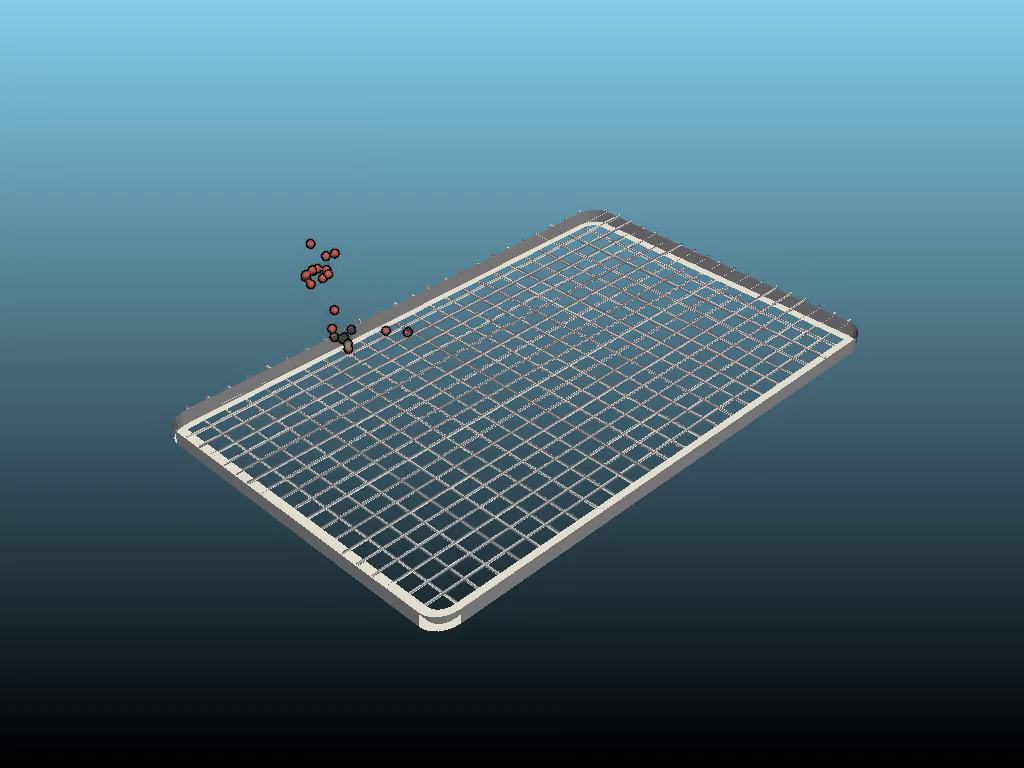
#> input picture frame 100 of simba/3D/Test.mp4, 1024 x 768 px
$ python next_clahe.py
#> lines starting #> are read from the running program, lines starting #| are printed output that depends on the picture
import cv2
import os
import numpy as np
import glob
most_recent_folder = max(glob.glob(os.path.join(os.curdir, '*/')), key=os.path.getmtime)

print('Applying Clahe to all the videos found in directory: ',os.getcwd())
filesFound = []

########### FIND MP4 FILES ###########
for i in os.listdir(most_recent_folder):
    if i.__contains__(".mp4"):
        filesFound.append(i)
os.chdir(most_recent_folder)
print('Videos found: ',filesFound)
for i in filesFound:
    currentVideo = i
    fileName, fileEnding = currentVideo.split('.', 2)
    saveName = str('CLAHE_') + str(fileName) + str('.avi')
    cap = cv2.VideoCapture(currentVideo)
    imageWidth = int(cap.get(3))
    imageHeight = int(cap.get(4))
    fps = cap.get(cv2.CAP_PROP_FPS)
    fourcc = cv2.VideoWriter_fourcc(*'XVID')
    out = cv2.VideoWriter(saveName, fourcc, fps, (imageWidth, imageHeight), 0)
    while True:
        ret, image = cap.read()
#> image is the input picture: shape (768, 1024, 3); mean B, G, R 119.3, 105.7, 73.9
        if ret == True:
            im = cv2.cvtColor(image, cv2.COLOR_BGR2GRAY)
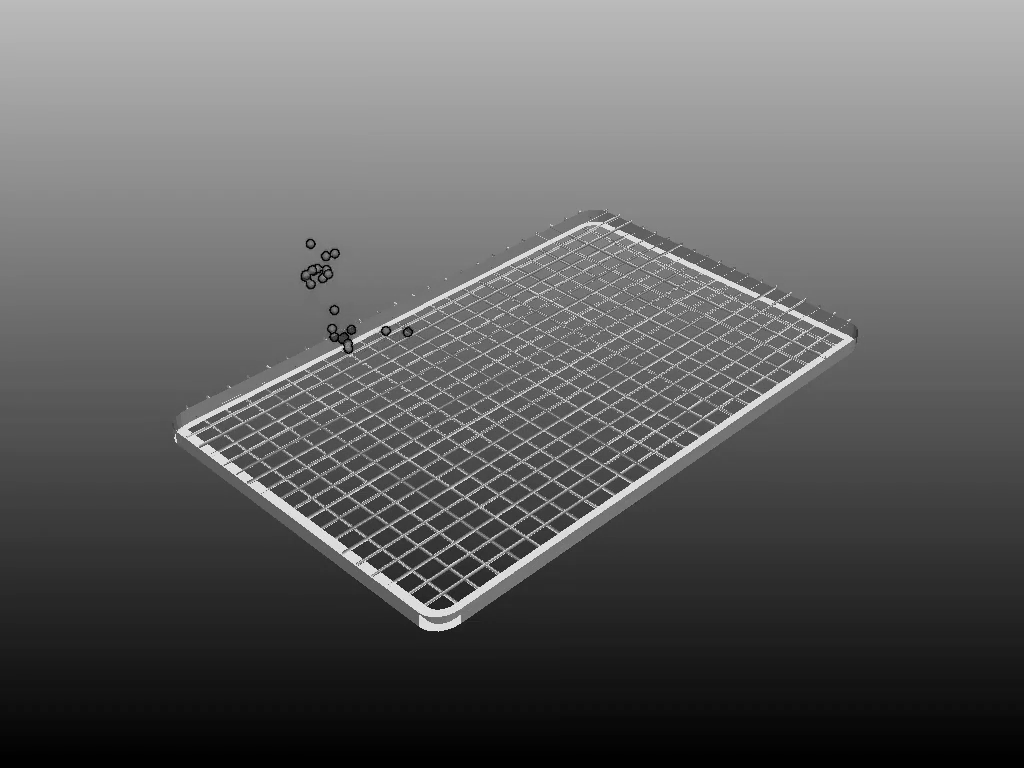
#> im: shape (768, 1024); min 0, max 236, mean 97.7
            claheFilter = cv2.createCLAHE(clipLimit=2, tileGridSize=(16, 16))
            claheCorrecttedFrame = claheFilter.apply(im)
            out.write(claheCorrecttedFrame)
            if cv2.waitKey(10) & 0xFF == ord('q'):
#> (key q is pressed here)
                break
        else:
            print(str('Completed video ') + str(saveName))
            break

cap.release()
out.release()
cv2.destroyAllWindows()

$ run again, starting later in the video
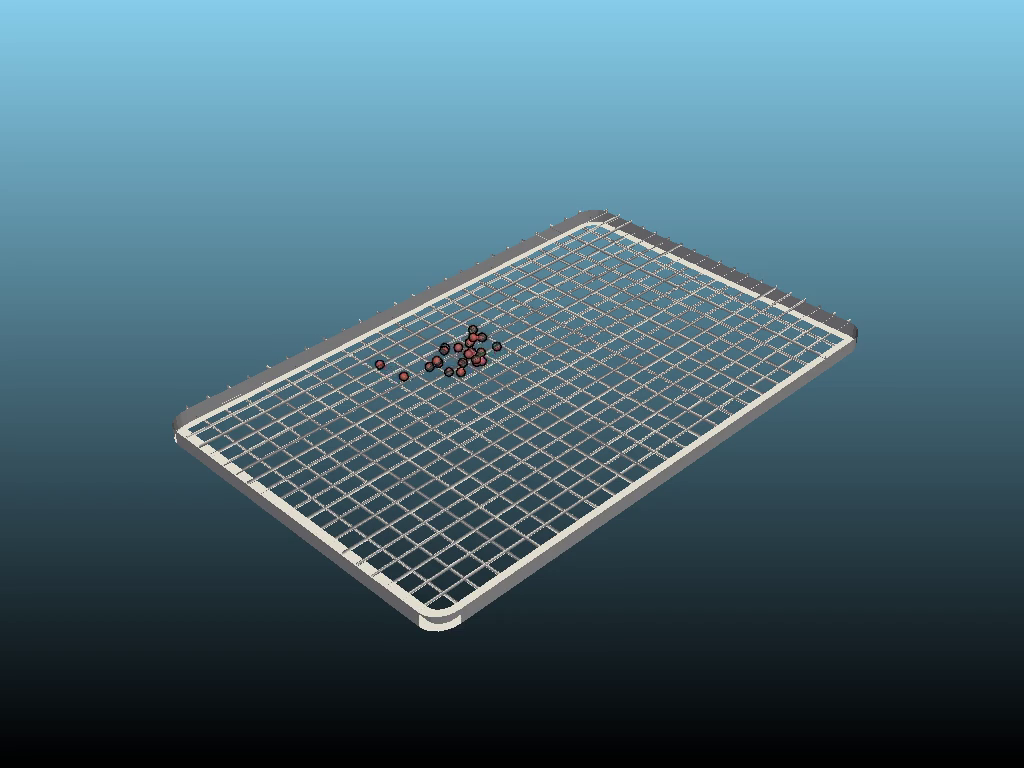
#> input picture frame 800 of simba/3D/Test.mp4, 1024 x 768 px
#> image is the input picture: shape (768, 1024, 3); mean B, G, R 119.3, 105.7, 73.9
#> `im = cv2.cvtColor(image, cv2.COLOR_BGR2GRAY)`:
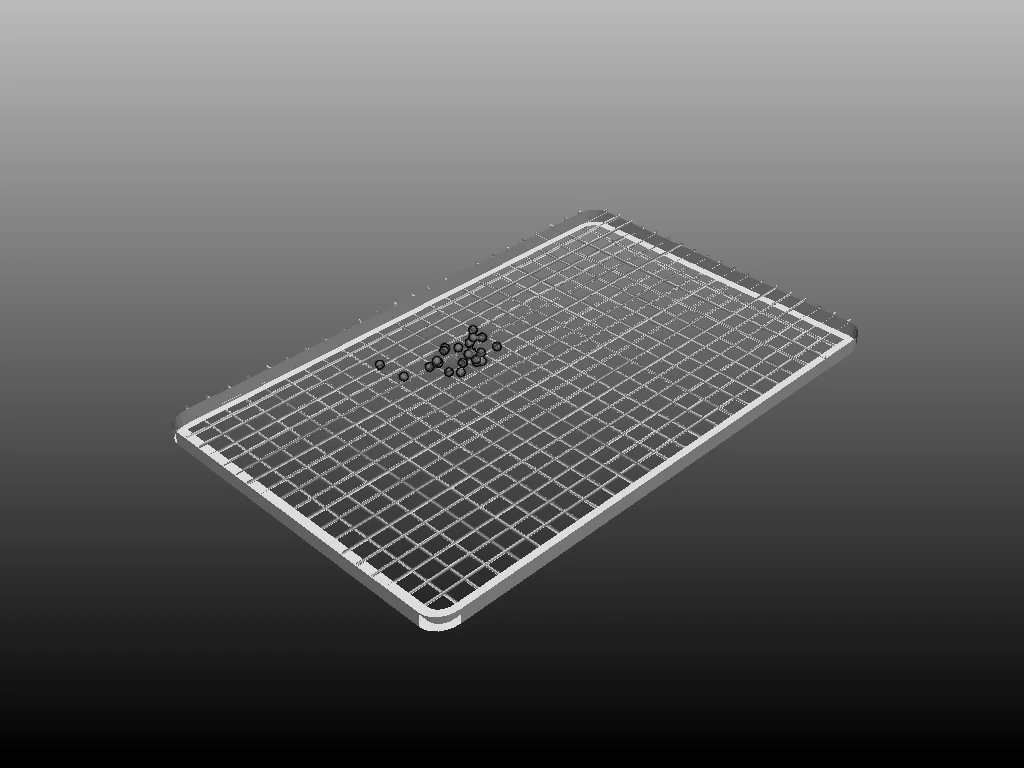
#> im: shape (768, 1024); min 0, max 237, mean 97.7
